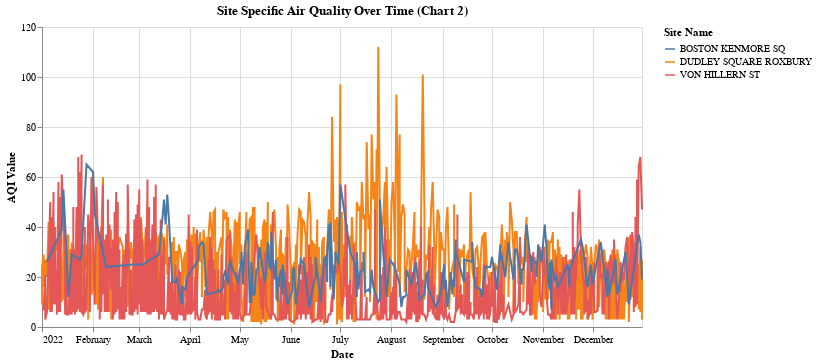

The cell this chart's notebook holds for it:
### Code cell
# Dropdown selector for site names
site_selector = alt.binding_select(options=list(melted_df['Site Name'].unique()))
site_dropdown = alt.selection_single(fields=['Site Name'], bind=site_selector, name='Chart 2')


# Line chart with dropdown selector
chart_select = alt.Chart(melted_df).mark_line().encode(
    x='Date:T',
    y='AQI Value:Q',
    color='Site Name:N',
    tooltip='AQI Value').transform_filter(
    site_dropdown
).properties(
    title='Site Specific Air Quality Over Time (Chart 2)',
    width=600,
    height=300
).add_selection(
    site_dropdown
)

chart_select

### Figure 1 — Vega-Lite specification as saved in the notebook (floating-point values rounded to 4 significant figures; data arrays with more than 128 entries replaced by an {"elided": "..."} marker saying what was removed)
{"config": {"view": {"continuousWidth": 300, "continuousHeight": 300}}, "data": {"name": "data-60b3bcb564309bbe8a987fcefbe81bc2"}, "mark": {"type": "line"}, "encoding": {"color": {"field": "Site Name", "type": "nominal"}, "tooltip": {"field": "AQI Value", "type": "quantitative"}, "x": {"field": "Date", "type": "temporal"}, "y": {"field": "AQI Value", "type": "quantitative"}}, "height": 300, "params": [{"name": "Chart 2", "select": {"type": "point", "fields": ["Site Name"]}, "bind": {"input": "select", "options": ["DUDLEY SQUARE ROXBURY", "VON HILLERN ST", "BOSTON KENMORE SQ"]}}], "title": "Site Specific Air Quality Over Time (Chart 2)", "transform": [{"filter": {"param": "Chart 2"}}], "width": 600, "$schema": "https://vega.github.io/schema/vega-lite/v5.8.0.json", "datasets": {"data-60b3bcb564309bbe8a987fcefbe81bc2": {"elided": "1472 records"}}}
